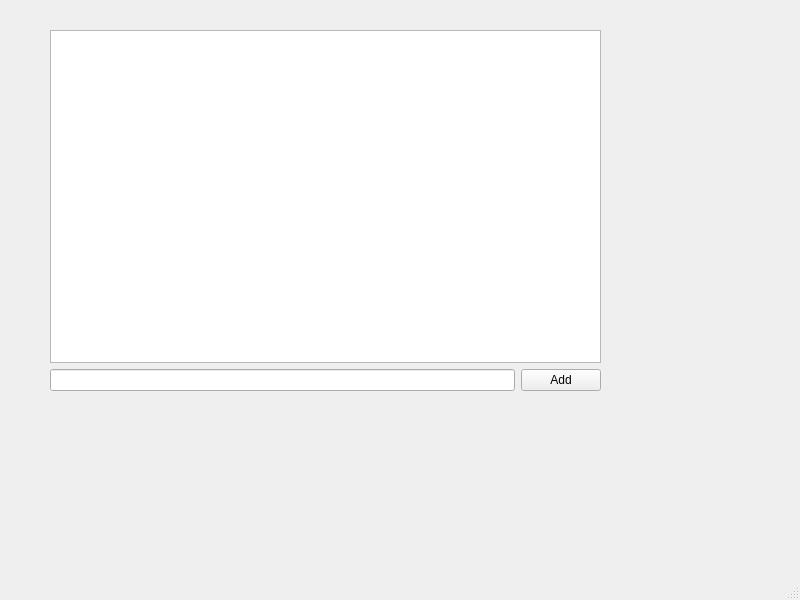
<?xml version="1.0" encoding="UTF-8"?>
<ui version="4.0">
 <class>mainWindowDlg</class>
 <widget class="QMainWindow" name="mainWindowDlg">
  <property name="geometry">
   <rect>
    <x>0</x>
    <y>0</y>
    <width>800</width>
    <height>600</height>
   </rect>
  </property>
  <property name="windowTitle">
   <string>MainWindow</string>
  </property>
  <widget class="QWidget" name="centralwidget">
   <widget class="QWidget" name="gridLayoutWidget">
    <property name="geometry">
     <rect>
      <x>50</x>
      <y>30</y>
      <width>551</width>
      <height>361</height>
     </rect>
    </property>
    <layout class="QGridLayout" name="gridLayout">
     <item row="0" column="0">
      <layout class="QVBoxLayout" name="verticalLayout">
       <item>
        <widget class="QListWidget" name="lbMyList"/>
       </item>
       <item>
        <layout class="QHBoxLayout" name="horizontalLayout">
         <item>
          <widget class="QLineEdit" name="edText"/>
         </item>
         <item>
          <widget class="QPushButton" name="btnAdd">
           <property name="text">
            <string>Add</string>
           </property>
          </widget>
         </item>
        </layout>
       </item>
      </layout>
     </item>
    </layout>
   </widget>
   <zorder>gridLayoutWidget</zorder>
   <zorder>lbMyList</zorder>
   <zorder>lbMyList</zorder>
  </widget>
  <widget class="QMenuBar" name="menubar">
   <property name="geometry">
    <rect>
     <x>0</x>
     <y>0</y>
     <width>800</width>
     <height>25</height>
    </rect>
   </property>
  </widget>
  <widget class="QStatusBar" name="statusbar"/>
 </widget>
 <resources/>
 <connections/>
</ui>
